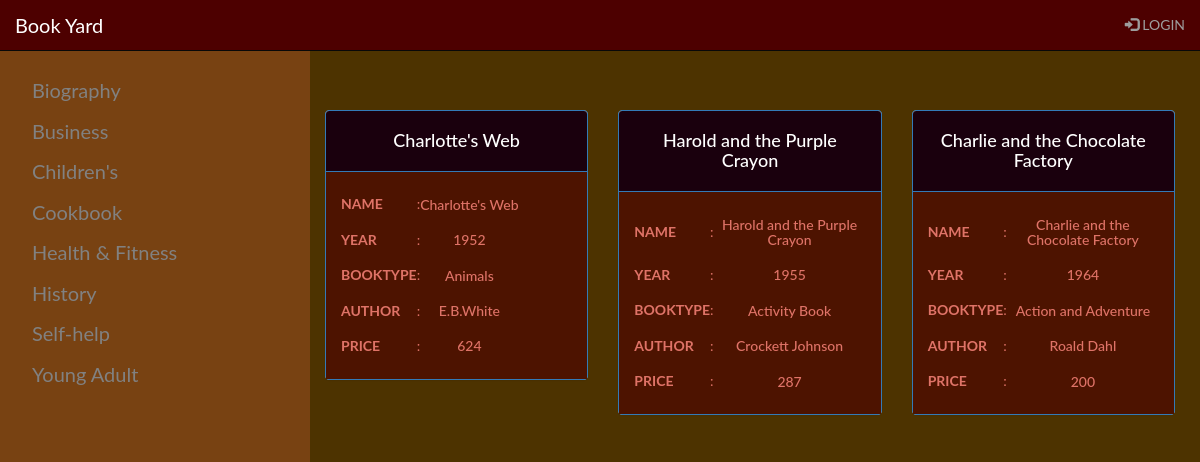
/BookStore/3/AllCompanys, run on the app's committed database.
### Setup_file.py (models this page shows, shortened)
class BookYard(Base):
    __tablename__ = 'bookyard'
    id = Column(Integer, primary_key=True)
    name = Column(String(270), nullable=False)
    user_id = Column(Integer, ForeignKey('gmailuser.id'))
    user = relationship(GmailUser, backref="bookyard")

class BookName(Base):
    __tablename__ = 'bookname'
    id = Column(Integer, primary_key=True)
    name = Column(String(250), nullable=False)
    year = Column(String(150))
    booktype = Column(String(550))
    author = Column(String(150))
    price = Column(String(10))
    bookyardid = Column(Integer, ForeignKey('bookyard.id'))
    bookyard = relationship(
        BookYard, backref=backref('bookname', cascade='all, delete'))
    gmailuser_id = Column(Integer, ForeignKey('gmailuser.id'))
    gmailuser = relationship(GmailUser, backref="bookname")

### main_file.py (the view)
@app.route('/BookStore/<int:objid>/AllCompanys')
def showBooks(objid):
    library = session.query(BookYard).all()
    obj1 = session.query(BookYard).filter_by(id=objid).one()
    obj2 = session.query(BookName).filter_by(bookyardid=objid).all()
    try:
        if login_session['username']:
            return render_template('showBooks.html', library=library,
                                   obj1=obj1, obj2=obj2,
                                   uname=login_session['username'])
    except:
        return render_template('showBooks.html',
                               library=library, obj1=obj1, obj2=obj2)

### templates/showBooks.html (shortened to what this page needs)
 {% include 'nav.html' %}
<div class="main">
{% block content %}
<div class="row" style="margin: 10px;">
{% for obj3 in obj2 %}
	<div class="col-sm-4 text-center">
		<div class="panel panel-primary">
			<div style="background-color:#1a000d"class="panel-heading">
				<h4>{{ obj3.name }}</h4>
			</div>
			<div style="background-color:#4d1300;color:#DF7367"class="panel-body text-center">
				<table>
					<tr><th>NAME</th><td>:</td><td><h5>{{ obj3.name }}</h5></td></tr>
					<tr><th>YEAR</th><td>:</td><td><h5>{{ obj3.year }}</h5></td></tr>
					<tr><th>BOOKTYPE</th><td>:</td><td><h5>{{ obj3.booktype }}</h5></td></tr>
					<tr><th>AUTHOR</th><td>:</td><td><h5>{{ obj3.author }}</h5></td></tr>
					<tr><th>PRICE</th><td>:</td><td><h5>{{ obj3.price }}</h5></td></tr>
				</table>
			</div>
		</div>
	</div>
{% endfor %}
</div>
{% endblock content %}
</div>

### templates/nav.html (shortened to what this page needs)
<!DOCTYPE html>
<html lang="en">
<head>
  <link rel="stylesheet" href="https://maxcdn.bootstrapcdn.com/bootstrap/3.3.7/css/bootstrap.min.css">
</head>
<body style="background-color:#4d3300">
<nav class="navbar navbar-inverse  navbar-fixed-top"style="background-color:#4d0000">
  <div class="container-fluid">
    <div class="navbar-header">
      <a style="font-size:20px"class="navbar-brand" href="{{ url_for('home') }}">Book Yard</a>
    </div>
    <ul class="nav navbar-nav navbar-right">
      {% if 'username' in session %}
            <li><button class="btn btn-warning mr-sm-2" style="margin-top: 5px;background-color:#806000"><a href="{{ url_for('addBookName')}} "style="color:black;font-weight:bold">ADD BOOK CATEGORY</a></button></li>
            <li style="margin: 10px;"><p class="text-primary mr-sm-2"style="color:#bf4040;font-weight:bold;">{{ session.username }}</p></li>
            <li><a href="{{ url_for('logout')}}"><span class="glyphicon glyphicon-log-in"></span> LOGOUT</a></li>
      {% else %}
            <li><a href="{{ url_for('showLogin')}}"><span class="glyphicon glyphicon-log-in"></span> LOGIN</a></li>
      {% endif %}
    </ul>
  </div>
</nav>
<div class="sidenav">
  <table>
      {% for obj in library %}
      <tr>
          <td><a href="{{ url_for('showBooks',objid=obj.id)}}">{{obj.name}}</a></td>
        </tr>
      {% endfor %}
  </table>
</div>
</body>
</html>

### templates/nav.html (style rules this page uses)
body { font-family: "Lato", sans-serif; }
.sidenav { height: 100%; width: 310px; position: fixed; z-index: 1; top: 50px; left: 0; background-color:#784212 ; overflow-x: hidden; padding-top: 20px; }
.sidenav a { padding: 6px 6px 6px 32px; text-decoration: none; font-size: 20px; color: #818181; display: block; }
.main { margin-left: 300px; }

### data on the page
BookYard: name "Biography"
BookYard: name "Business"
BookYard: name "Children's"
BookYard: name "Cookbook"
BookYard: name "Health & Fitness"
BookYard: name "History"
BookYard: name "Self-help"
BookYard: name "Young Adult"
BookName: name "Charlotte's Web", year "1952", booktype "Animals", author "E.B.White", price "624"
BookName: name "Harold and the Purple Crayon", year "1955", booktype "Activity Book", author "Crockett Johnson", price "287"
BookName: name "Charlie and the Chocolate Factory", year "1964", booktype "Action and Adventure", author "Roald Dahl", price "200"
